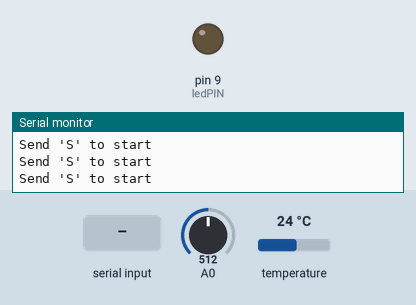
Bench run of a sketch on a simulated Arduino Uno, built with avr-gcc and run on an emulated ATmega328P. On the bench: output pins drawn as LEDs (lit = HIGH), the last lines printed to the serial monitor. The test bench sets the inputs (shaded band); at power-on: A0 = 512, temperature 24 °C.

Above: at 1.2 s.
1.3 s: "S" received over Serial
4.0 s: "1" received over Serial
At 5.9 s:
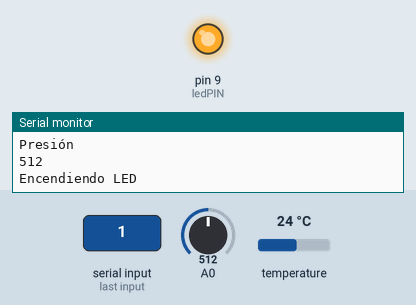
6.9 s: "2" received over Serial
At 9.2 s:
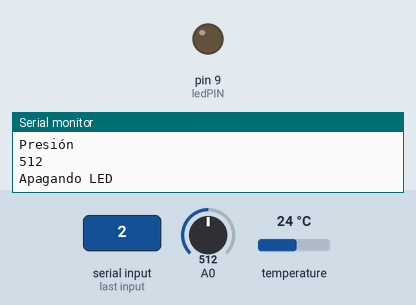
Timing chart, 0 to 10.7 s (numbered marks = the images above; inputs shaded):
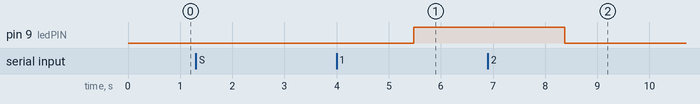

Measured:
- after the input at 4.0 s, pin 9 (ledPIN): LOW → HIGH after 1.5 s
- after the input at 6.9 s, pin 9 (ledPIN): HIGH → LOW after 1.5 s

The sketch:

P_T_L.ino
```cpp
#include <OneWire.h>
#include <DallasTemperature.h>
#include <Wire.h>


const byte  pinDatosDQ = 6;
int outValue = 0;
int ledPIN = 9;
int timeout = 0;
int lectura = 0;

OneWire oneWireObjeto(pinDatosDQ);
DallasTemperature sensorDS18B20(&oneWireObjeto);
// setup routine runs once when you press reset
void setup() {
  Serial.begin(9600);
  sensorDS18B20.begin();
  pinMode(ledPIN , OUTPUT);


}
// loop routine runs over and over again forever
void loop() {
 Serial.println("Send 'S' to start");
 lectura = Serial.read();
 delay(200);
 if(lectura == 'S'){
  while(timeout < 600 && lectura != 'E'){
    lectura = Serial.read();
    outValue = analogRead(A0);
    sensorDS18B20.requestTemperatures();
    Serial.println("Temperatura: ");
    Serial.println(sensorDS18B20.getTempCByIndex(0));
    Serial.println("Presión");
    Serial.println(outValue);

    if(lectura == '1'){
      Serial.println("Encendiendo LED");
      digitalWrite(ledPIN, HIGH);
    }
    if(lectura == '2'){
      Serial.println("Apagando LED");
      digitalWrite(ledPIN, LOW);
    }
    delay(200);
  }
 }
 if(lectura == 'E'){
  Serial.println("Parando mediciones, pulse 'S' para empezar de nuevo");
 }
 delay(200);


}
```
